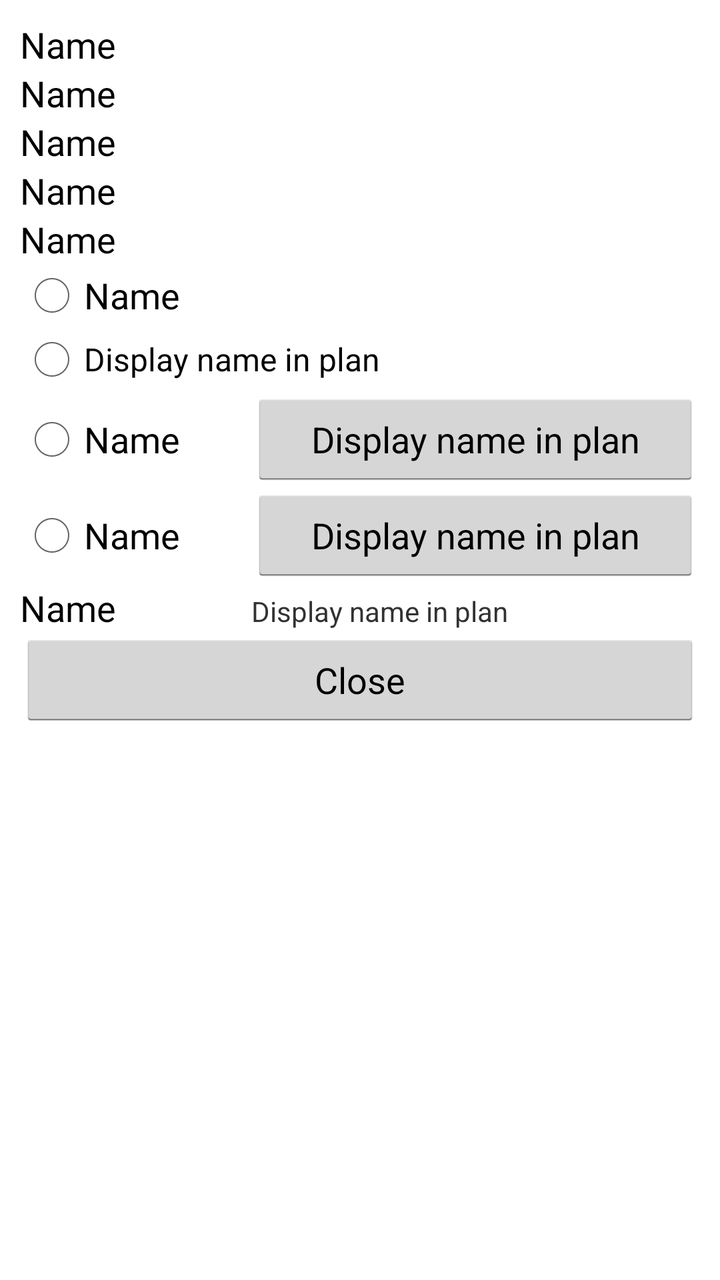
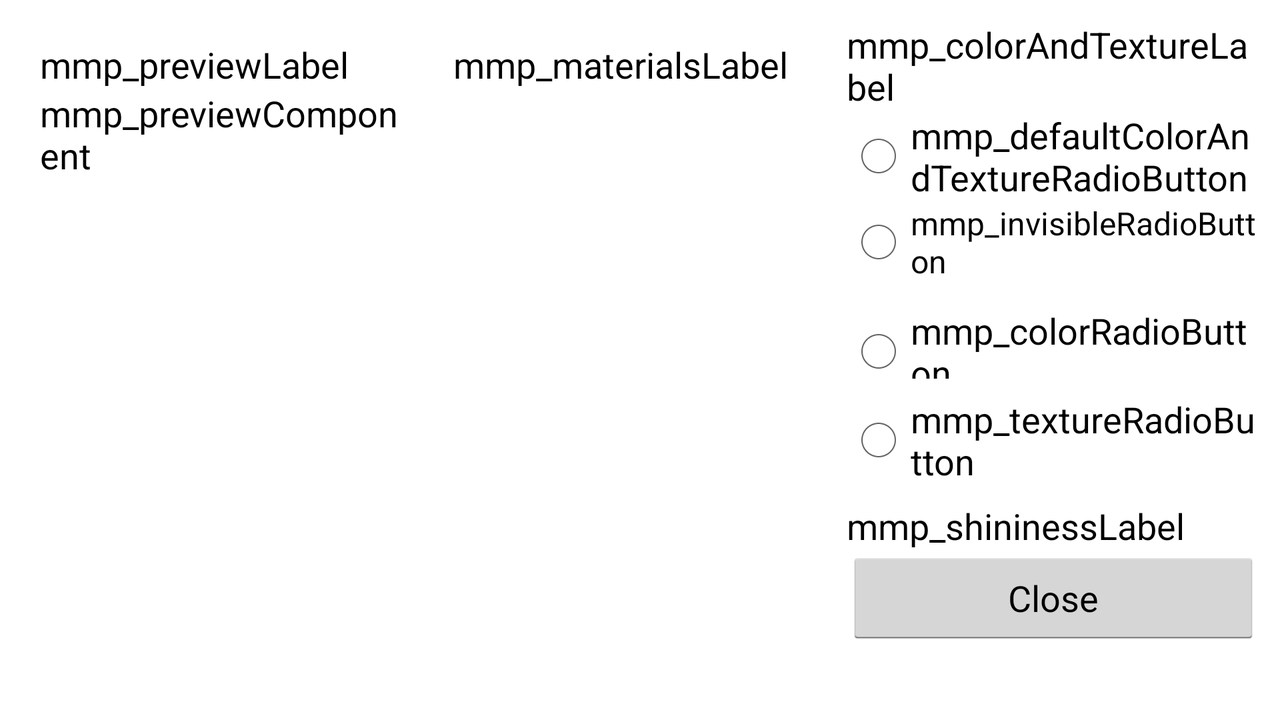

Compare how this app lays out the same screen by default and in its alternative resource folder. The renders come first, then the two layout files and the values they reference.
<!-- AndroidManifest.xml: application theme MyCustomTheme -->
<!-- res/layout/dialog_modelmaterialspanel.xml -->
<?xml version="1.0" encoding="utf-8"?>
<LinearLayout xmlns:android="http://schemas.android.com/apk/res/android"
              android:layout_width="match_parent"
              android:layout_height="wrap_content"
              android:divider="@drawable/empty_tall_divider"
              android:orientation="vertical"
              android:padding="10dp"
              android:showDividers="middle">

    <TableLayout
        android:layout_width="match_parent"
        android:layout_height="wrap_content"
        android:stretchColumns="*">

        <TextView
            android:id="@+id/mmp_previewLabel"
            android:layout_width="match_parent"
            android:layout_height="wrap_content"
            android:text="Name"
            android:textAppearance="?android:attr/textAppearanceMedium"/>

        <TextView
            android:id="@+id/mmp_previewComponent"
            android:layout_width="match_parent"
            android:layout_height="wrap_content"
            android:text="Name"
            android:textAppearance="?android:attr/textAppearanceMedium"/>
        <TextView
            android:id="@+id/mmp_materialsLabel"
            android:layout_width="match_parent"
            android:layout_height="wrap_content"
            android:text="Name"
            android:textAppearance="?android:attr/textAppearanceMedium"/>
        <TextView
            android:id="@+id/mmp_materialsList"
            android:layout_width="match_parent"
            android:layout_height="wrap_content"
            android:text="Name"
            android:textAppearance="?android:attr/textAppearanceMedium"/>

        <TextView
            android:id="@+id/mmp_colorAndTextureLabel"
            android:layout_width="match_parent"
            android:layout_height="wrap_content"
            android:text="Name"
            android:textAppearance="?android:attr/textAppearanceMedium"/>



            <RadioButton
                android:id="@+id/mmp_defaultColorAndTextureRadioButton"
                android:layout_width="match_parent"
                android:layout_height="wrap_content"
                android:text="Name"
                android:textAppearance="?android:attr/textAppearanceMedium"/>

            <RadioButton
                android:id="@+id/mmp_invisibleRadioButton"
                android:layout_width="match_parent"
                android:layout_height="wrap_content"
                android:text="Display name in plan"/>



        <TableRow>

            <RadioButton
                android:id="@+id/mmp_colorRadioButton"
                android:layout_width="match_parent"
                android:layout_height="wrap_content"
                android:text="Name"
                android:textAppearance="?android:attr/textAppearanceMedium"/>

            <Button
                android:id="@+id/mmp_colorButton"
                android:layout_width="match_parent"
                android:layout_height="wrap_content"
                android:text="Display name in plan"/>
        </TableRow>
        <TableRow>

            <RadioButton
                android:id="@+id/mmp_textureRadioButton"
                android:layout_width="match_parent"
                android:layout_height="wrap_content"
                android:text="Name"
                android:textAppearance="?android:attr/textAppearanceMedium"/>

            <Button
                android:id="@+id/mmp_textureComponent"
                android:layout_width="match_parent"
                android:layout_height="wrap_content"
                android:text="Display name in plan"/>
        </TableRow>
        <TableRow>

            <TextView
                android:id="@+id/mmp_shininessLabel"
                android:layout_width="match_parent"
                android:layout_height="wrap_content"
                android:text="Name"
                android:textAppearance="?android:attr/textAppearanceMedium"/>

            <TextView
                android:id="@+id/mmp_shininessSlider"
                android:layout_width="match_parent"
                android:layout_height="wrap_content"
                android:text="Display name in plan"/>
        </TableRow>

    </TableLayout>

    <Button
        android:id="@+id/mmp_closeButton"
        android:layout_width="match_parent"
        android:layout_height="wrap_content"
        android:layout_gravity="center_vertical|center_horizontal"
        android:text="Close"/>
</LinearLayout>
<!-- resources referenced by this layout -->
<resources>
  <style name="MyCustomTheme" parent="@android:style/Theme.Holo.Light">
          <item name="android:actionBarStyle">@style/MyActionBarTheme</item>
      </style>
  <style name="MyActionBarTheme" parent="@android:style/Widget.Holo.Light.ActionBar">
          <item name="android:background">#FF0065a5</item>
      </style>
</resources>
<!-- res/layout-land/dialog_modelmaterialspanel.xml (the author's variant of the layout above) -->
<!-- drawn on the phone turned sideways -->
<?xml version="1.0" encoding="utf-8"?>
<LinearLayout xmlns:android="http://schemas.android.com/apk/res/android"
              android:layout_width="wrap_content"
              android:layout_height="match_parent"
              android:divider="@drawable/empty_tall_divider"
              android:orientation="horizontal"
              android:padding="10dp"
              android:showDividers="middle">

    <LinearLayout
        android:layout_width="0dp"
        android:layout_height="match_parent"
        android:layout_weight="1"
        android:orientation="vertical"
        android:padding="10dp">

        <TextView
            android:id="@+id/mmp_previewLabel"
            android:layout_width="wrap_content"
            android:layout_height="wrap_content"
            android:text="mmp_previewLabel"
            android:textAppearance="?android:attr/textAppearanceMedium"/>

        <TextView
            android:id="@+id/mmp_previewComponent"
            android:layout_width="wrap_content"
            android:layout_height="wrap_content"
            android:text="mmp_previewComponent"
            android:textAppearance="?android:attr/textAppearanceMedium"/>
    </LinearLayout>

    <LinearLayout
        android:layout_width="0dp"
        android:layout_height="match_parent"
        android:layout_weight="1"
        android:orientation="vertical"
        android:padding="10dp">

        <TextView
            android:id="@+id/mmp_materialsLabel"
            android:layout_width="wrap_content"
            android:layout_height="wrap_content"
            android:text="mmp_materialsLabel"
            android:textAppearance="?android:attr/textAppearanceMedium"/>

        <ListView
            android:id="@+id/mmp_materialsList"
            android:layout_width="match_parent"
            android:layout_height="wrap_content"/>
    </LinearLayout>


    <TableLayout
        android:layout_width="0dp"
        android:layout_height="match_parent"
        android:layout_weight="1">

        <TextView
            android:id="@+id/mmp_colorAndTextureLabel"
            android:layout_width="wrap_content"
            android:layout_height="wrap_content"
            android:text="mmp_colorAndTextureLabel"
            android:textAppearance="?android:attr/textAppearanceMedium"/>

        <RadioButton
            android:id="@+id/mmp_defaultColorAndTextureRadioButton"
            android:layout_width="wrap_content"
            android:layout_height="wrap_content"
            android:text="mmp_defaultColorAndTextureRadioButton"
            android:textAppearance="?android:attr/textAppearanceMedium"/>

        <RadioButton
            android:id="@+id/mmp_invisibleRadioButton"
            android:layout_width="wrap_content"
            android:layout_height="wrap_content"
            android:text="mmp_invisibleRadioButton"/>

        <TableRow>

            <RadioButton
                android:id="@+id/mmp_colorRadioButton"
                android:layout_width="wrap_content"
                android:layout_height="wrap_content"
                android:text="mmp_colorRadioButton"
                android:textAppearance="?android:attr/textAppearanceMedium"/>

            <Button
                android:id="@+id/mmp_colorButton"
                android:layout_width="wrap_content"
                android:layout_height="wrap_content"
                android:text="mmp_colorButton"/>
        </TableRow>

        <TableRow>

            <RadioButton
                android:id="@+id/mmp_textureRadioButton"
                android:layout_width="wrap_content"
                android:layout_height="wrap_content"
                android:text="mmp_textureRadioButton"
                android:textAppearance="?android:attr/textAppearanceMedium"/>

            <Button
                android:id="@+id/mmp_textureComponent"
                android:layout_width="wrap_content"
                android:layout_height="wrap_content"
                android:text="mmp_textureComponent"/>
        </TableRow>

        <TableRow>

            <TextView
                android:id="@+id/mmp_shininessLabel"
                android:layout_width="wrap_content"
                android:layout_height="wrap_content"
                android:text="mmp_shininessLabel"
                android:textAppearance="?android:attr/textAppearanceMedium"/>

            <TextView
                android:id="@+id/mmp_shininessSlider"
                android:layout_width="wrap_content"
                android:layout_height="wrap_content"
                android:text="mmp_shininessSlider"/>
        </TableRow>

        <Button
            android:id="@+id/mmp_closeButton"
            android:layout_width="wrap_content"
            android:layout_height="wrap_content"
            android:layout_gravity="center_vertical|center_horizontal"
            android:text="Close"
            />
    </TableLayout>

</LinearLayout>
